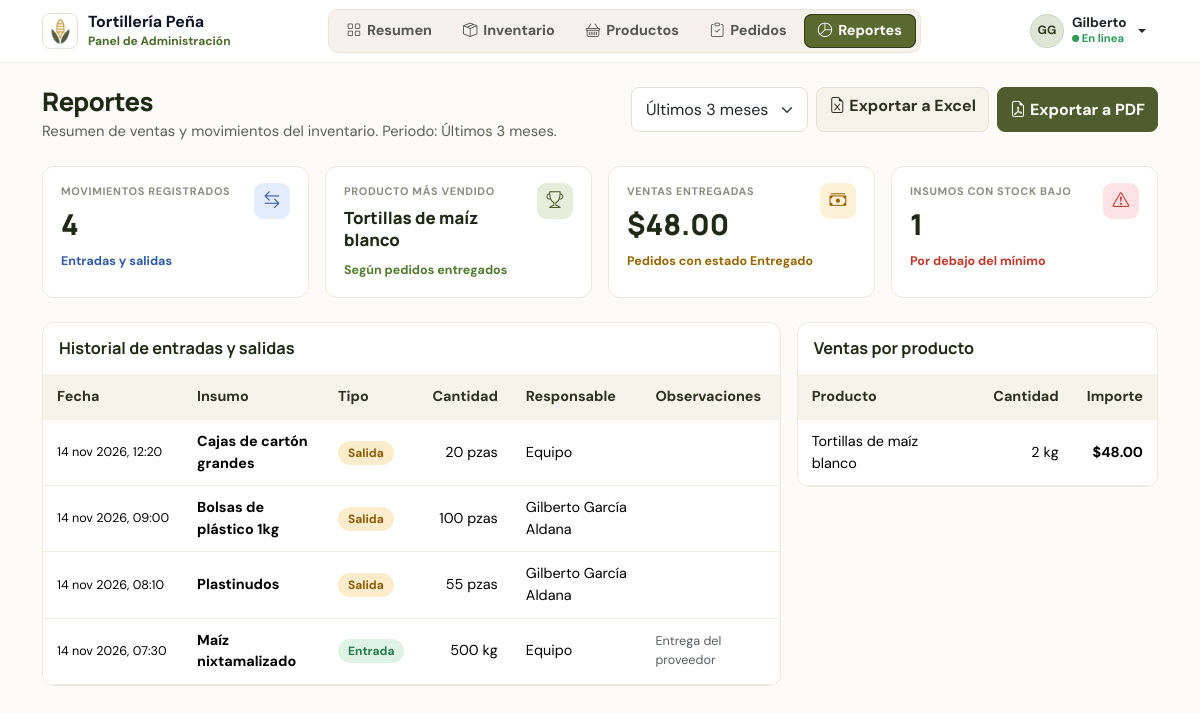
Screenshot of /admin/reportes.php (signed in) with the database file from the repository.
### tables this page shows
CREATE TABLE movimientos_inventario (
  id_movimiento INT UNSIGNED NOT NULL AUTO_INCREMENT,
  id_insumo INT UNSIGNED NOT NULL,
  id_usuario INT UNSIGNED NOT NULL,
  tipo ENUM('Entrada','Salida') NOT NULL,
  cantidad DECIMAL(10,2) NOT NULL,
  fecha DATETIME NOT NULL DEFAULT CURRENT_TIMESTAMP,
  observaciones VARCHAR(200) DEFAULT NULL,
  PRIMARY KEY (id_movimiento),
  CONSTRAINT fk_movimientos_insumos FOREIGN KEY (id_insumo) REFERENCES insumos (id_insumo)
    ON UPDATE CASCADE ON DELETE RESTRICT,
  CONSTRAINT fk_movimientos_usuarios FOREIGN KEY (id_usuario) REFERENCES usuarios (id_usuario)
    ON UPDATE CASCADE ON DELETE RESTRICT
);

CREATE TABLE insumos (
  id_insumo INT UNSIGNED NOT NULL AUTO_INCREMENT,
  clave VARCHAR(10) NOT NULL,
  nombre VARCHAR(80) NOT NULL,
  categoria ENUM('Empaque','Insumo base') NOT NULL,
  existencia DECIMAL(10,2) NOT NULL DEFAULT 0.00,
  unidad VARCHAR(20) NOT NULL,
  stock_minimo DECIMAL(10,2) NOT NULL DEFAULT 0.00,
  activo TINYINT(1) NOT NULL DEFAULT 1,
  PRIMARY KEY (id_insumo),
  UNIQUE KEY uq_insumos_clave (clave)
);

### admin/consultas_reportes.php (called while the page is built, shortened)
<?php
function condicion_periodo($columna, $periodo)
{
    return " AND $columna >= DATE_SUB(NOW(), INTERVAL " . (int) $periodo . ' DAY)';
}
function movimientos_periodo($pdo, $periodo)
{
    return $pdo->query(
        "SELECT m.fecha, i.nombre AS insumo, m.tipo, m.cantidad, i.unidad,
                TRIM(CONCAT(u.nombre, ' ', IFNULL(u.apellidos, ''))) AS responsable, m.observaciones
         FROM movimientos_inventario m
         INNER JOIN insumos i ON i.id_insumo = m.id_insumo
         INNER JOIN usuarios u ON u.id_usuario = m.id_usuario
         WHERE 1 = 1" . condicion_periodo('m.fecha', $periodo) . "
         ORDER BY m.fecha DESC"
    )->fetchAll();
}
function ventas_periodo($pdo, $periodo)
{
    return $pdo->query(
        "SELECT pr.nombre AS producto, pr.unidad, SUM(d.cantidad) AS cantidad, SUM(d.subtotal) AS importe
         FROM detalle_pedido d
         INNER JOIN pedidos p ON p.id_pedido = d.id_pedido
         INNER JOIN productos pr ON pr.id_producto = d.id_producto
         WHERE p.estado = 'Entregado'" . condicion_periodo('p.fecha', $periodo) . "
         GROUP BY pr.id_producto, pr.nombre, pr.unidad
         ORDER BY cantidad DESC"
    )->fetchAll();
}

### includes/funciones.php (called while the page is built, shortened)
<?php
function e($texto)
{
    return htmlspecialchars((string) $texto, ENT_QUOTES, 'UTF-8');
}
function dinero($cantidad)
{
    return '$' . number_format((float) $cantidad, 2);
}
function cantidad($valor)
{
    return rtrim(rtrim(number_format((float) $valor, 2, '.', ''), '0'), '.');
}
function con_unidad($valor, $unidad)
{
    $texto = cantidad($valor) . ' ' . $unidad;
    return $texto;
}
function fecha_corta($fecha, $con_hora = false)
{
    $meses = ['ene', 'feb', 'mar', 'abr', 'may', 'jun', 'jul', 'ago', 'sep', 'oct', 'nov', 'dic'];
    $t = strtotime($fecha);
    $texto = date('d', $t) . ' ' . $meses[(int) date('n', $t) - 1] . ' ' . date('Y', $t);
    if ($con_hora) {
        $texto .= ', ' . date('H:i', $t);
    }
    return $texto;
}

### admin/reportes.php (the view, shortened to what this page needs)
<?php
require_once '../includes/funciones.php';
require 'consultas_reportes.php';
$periodos = ['7' => 'Últimos 7 días', '30' => 'Últimos 30 días', '90' => 'Últimos 3 meses', 'todo' => 'Todo el historial'];
$periodo = isset($periodos[$_GET['periodo'] ?? '']) ? $_GET['periodo'] : '90';
$movimientos = movimientos_periodo($pdo, $periodo);
$ventas = ventas_periodo($pdo, $periodo);
$total_ventas = array_sum(array_column($ventas, 'importe'));
$mas_vendido = $ventas[0]['producto'] ?? 'Sin ventas';
$insumos_bajos = $pdo->query('SELECT COUNT(*) FROM insumos WHERE activo = 1 AND existencia < stock_minimo')->fetchColumn();
require '../includes/header_admin.php';
?>
<div class="d-flex flex-wrap justify-content-between align-items-start gap-3 mb-4">
    <div>
        <h1 class="titulo-panel">Reportes</h1>
        <p class="sub-panel">Resumen de ventas y movimientos del inventario. Periodo: <?= $periodos[$periodo] ?>.</p>
    </div>
    <div class="d-flex flex-wrap gap-2 no-imprimir">
        <form method="get">
            <select name="periodo" class="form-select" onchange="this.form.submit()" aria-label="Periodo">
                <?php foreach ($periodos as $clave => $texto): ?>
                    <option value="<?= $clave ?>" <?= $periodo === (string) $clave ? 'selected' : '' ?>><?= $texto ?></option>
                <?php endforeach; ?>
            </select>
        </form>
        <a href="exportar.php?periodo=<?= urlencode($periodo) ?>" class="btn btn-claro"><i class="bi bi-file-earmark-excel me-1"></i>Exportar a Excel</a>
        <button type="button" class="btn btn-verde" onclick="window.print()"><i class="bi bi-file-earmark-pdf me-1"></i>Exportar a PDF</button>
    </div>
</div>
<div class="row g-3 mb-4">
    <div class="col-sm-6 col-xl-3">
        <div class="indicador"><div><small>Movimientos registrados</small><strong><?= count($movimientos) ?></strong><span class="tono-azul">Entradas y salidas</span></div><i class="bi bi-arrow-left-right fondo-azul"></i></div>
    </div>
    <div class="col-sm-6 col-xl-3">
        <div class="indicador"><div><small>Producto más vendido</small><strong class="texto-indicador"><?= e($mas_vendido) ?></strong><span class="tono-verde">Según pedidos entregados</span></div><i class="bi bi-trophy fondo-verde"></i></div>
    </div>
    <div class="col-sm-6 col-xl-3">
        <div class="indicador"><div><small>Ventas entregadas</small><strong><?= dinero($total_ventas) ?></strong><span class="tono-ambar">Pedidos con estado Entregado</span></div><i class="bi bi-cash-stack fondo-ambar"></i></div>
    </div>
    <div class="col-sm-6 col-xl-3">
        <div class="indicador"><div><small>Insumos con stock bajo</small><strong><?= $insumos_bajos ?></strong><span class="tono-rojo">Por debajo del mínimo</span></div><i class="bi bi-exclamation-triangle fondo-rojo"></i></div>
    </div>
</div>
<div class="row g-3">
    <div class="col-xl-8">
        <div class="caja">
            <h2 class="titulo-caja p-3 mb-0">Historial de entradas y salidas</h2>
            <div class="table-responsive">
                <table class="table tabla mb-0 align-middle">
                    <thead><tr><th>Fecha</th><th>Insumo</th><th>Tipo</th><th class="text-end">Cantidad</th><th>Responsable</th><th>Observaciones</th></tr></thead>
                    <tbody>
                    <?php foreach ($movimientos as $m): ?>
                        <tr>
                            <td class="small text-nowrap"><?= fecha_corta($m['fecha'], true) ?></td>
                            <td class="fw-semibold"><?= e($m['insumo']) ?></td>
                            <td><span class="estado <?= $m['tipo'] === 'Entrada' ? 'estado-entregado' : 'estado-pendiente' ?>"><?= $m['tipo'] ?></span></td>
                            <td class="text-end"><?= cantidad($m['cantidad']) ?> <?= e($m['unidad']) ?></td>
                            <td><?= e($m['responsable']) ?></td>
                            <td class="small text-muted"><?= e($m['observaciones']) ?></td>
                        </tr>
                    <?php endforeach; ?>
                    </tbody>
                </table>
            </div>
        </div>
    </div>
    <div class="col-xl-4">
        <div class="caja">
            <h2 class="titulo-caja p-3 mb-0">Ventas por producto</h2>
            <div class="table-responsive">
                <table class="table tabla mb-0 align-middle">
                    <thead><tr><th>Producto</th><th class="text-end">Cantidad</th><th class="text-end">Importe</th></tr></thead>
                    <tbody>
                    <?php foreach ($ventas as $v): ?>
                        <tr>
                            <td><?= e($v['producto']) ?></td>
                            <td class="text-end"><?= e(con_unidad($v['cantidad'], $v['unidad'])) ?></td>
                            <td class="text-end fw-semibold"><?= dinero($v['importe']) ?></td>
                        </tr>
                    <?php endforeach; ?>
                    </tbody>
                </table>
            </div>
        </div>
    </div>
</div>
<?php require '../includes/footer_admin.php'; ?>

### assets/css/estilos.css (style rules this page uses)
:root { --verde: #4e5b31; --verde-oscuro: #3b4624; --verde-claro: #e9eddf; --crema: #fbfaf6; --crema-oscuro: #f1eee4; --borde: #e5e0d4; --texto: #23261c; --texto-suave: #6b6e61; --dorado: #c9a14a; }
h1, h2, h3, .titulo-grande, .titulo-seccion, .marca-nombre { font-family: 'Manrope', system-ui, sans-serif; }
a { color: var(--verde); }
.btn-verde { background: var(--verde); border: 1px solid var(--verde); color: #fff; font-weight: 600; border-radius: 8px; }
.form-control, .form-select { border-color: var(--borde); border-radius: 8px; padding: .6rem .85rem; }
.form-select { padding-right: 2.4rem; }
.estado { display: inline-block; font-size: .75rem; font-weight: 700; padding: 3px 10px; border-radius: 999px; white-space: nowrap; }
.estado-pendiente { background: #fbeccb; color: #8a5a00; }
.estado-entregado { background: #dff3e4; color: #23794a; }

### assets/css/admin.css (style rules this page uses)
body.panel { font-family: 'DM Sans', system-ui, sans-serif; background: #fcfbf7; color: #1f2a14; }
.titulo-panel { font-family: 'Manrope', sans-serif; font-size: 1.6rem; font-weight: 800; letter-spacing: -.02em; margin-bottom: 2px; }
.sub-panel { color: #5b5f55; font-size: .92rem; margin: 0; }
.caja { background: #fff; border: 1px solid #ece8de; border-radius: 12px; overflow: hidden; }
.titulo-caja { font-family: 'Manrope', sans-serif; font-size: 1.02rem; font-weight: 700; }
.btn-verde { background: #4f5d2e; border: 1px solid #4f5d2e; color: #fff; font-weight: 700; border-radius: 8px; }
.btn-claro { background: #f6f3ea; border: 1px solid #e6e1d4; color: #2b3220; font-weight: 600; border-radius: 8px; }
.indicador { display: flex; justify-content: space-between; background: #fff; border: 1px solid #ece8de; border-radius: 12px; padding: 16px 18px; height: 100%; color: inherit; text-decoration: none; transition: transform .2s; }
.indicador small { display: block; font-size: .68rem; letter-spacing: .06em; color: #8a8d80; font-weight: 700; text-transform: uppercase; }
.indicador strong { display: block; font-family: 'Manrope', sans-serif; font-size: 1.8rem; font-weight: 800; margin: 4px 0 2px; }
.indicador strong.texto-indicador { font-size: 1.05rem; line-height: 1.3; margin: 8px 0 6px; }
.indicador span { font-size: .78rem; font-weight: 600; }
.indicador > i { width: 36px; height: 36px; border-radius: 9px; display: flex; align-items: center; justify-content: center; font-size: 1.05rem; flex-shrink: 0; }
.fondo-ambar { background: #fdf1d8; color: #9a6500; }
.tono-ambar { color: #9a6500; }
.fondo-azul { background: #e3ecfb; color: #2f5aa8; }
.tono-azul { color: #2f5aa8; }
.fondo-rojo { background: #fde3e3; color: #c0392b; }
.tono-rojo { color: #c0392b; }
.fondo-verde { background: #e6eedb; color: #4f5d2e; }
.tono-verde { color: #4f7a2e; }
.tabla { font-size: .9rem; }
.tabla thead th { background: #f6f3ea; color: #2b3220; font-weight: 700; padding: 12px 14px; border-bottom: 0; white-space: nowrap; }
.tabla td { padding: 11px 14px; border-color: #f0ede5; }

### rows the page displays
movimientos_inventario: fecha "14 nov 2026, 12:20", id_insumo.nombre "Cajas de cartón grandes", tipo "Salida", cantidad "20", id_insumo.unidad "pzas", responsable "Equipo"
movimientos_inventario: fecha "14 nov 2026, 09:00", id_insumo.nombre "Bolsas de plástico 1kg", tipo "Salida", cantidad "100", id_insumo.unidad "pzas", responsable "Gilberto García Aldana"
movimientos_inventario: fecha "14 nov 2026, 08:10", id_insumo.nombre "Plastinudos", tipo "Salida", cantidad "55", id_insumo.unidad "pzas", responsable "Gilberto García Aldana"
movimientos_inventario: fecha "14 nov 2026, 07:30", id_insumo.nombre "Maíz nixtamalizado", tipo "Entrada", cantidad "500", id_insumo.unidad "kg", responsable "Equipo", observaciones "Entrega del proveedor"

### other values shown
$texto "Resumen"
$texto "Inventario"
$texto "Productos"
$texto "Pedidos"
$texto "Reportes"
iniciales($admin['nombre'], $admin['apellidos'] ?? '') "GG"
$admin['nombre'] "Gilberto"
$periodos[$periodo] "Últimos 3 meses"
count($movimientos) "4"
$mas_vendido "Tortillas de maíz blanco"
dinero($total_ventas) "$48.00"
$insumos_bajos "1"
$v['producto'] "Tortillas de maíz blanco"
con_unidad($v['cantidad'], $v['unidad']) "2 kg"
dinero($v['importe']) "$48.00"
